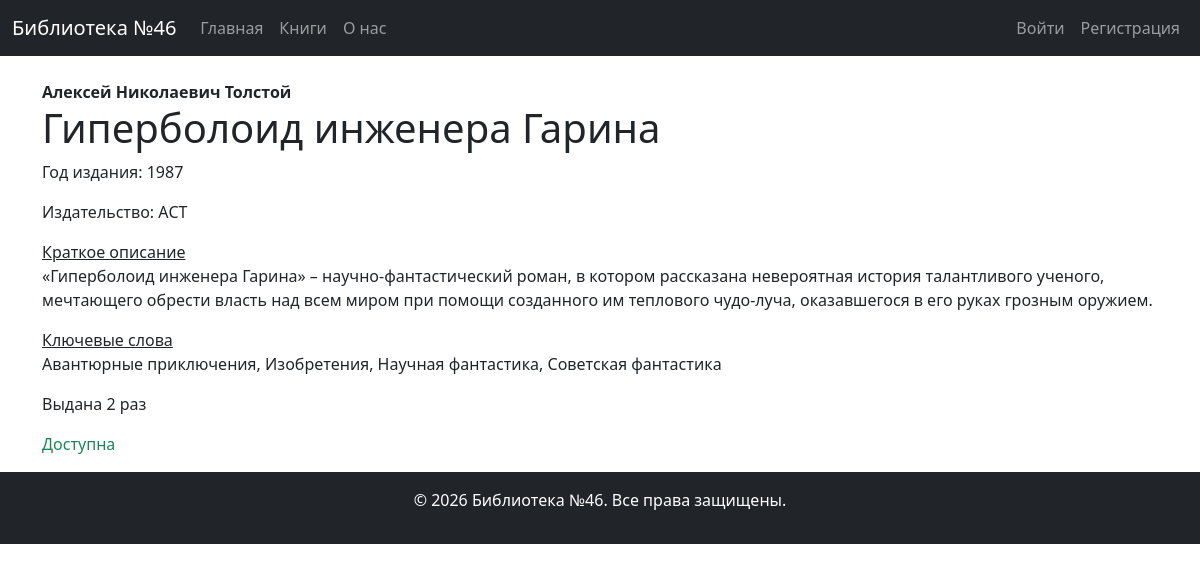
The page /book/6/ on the database as committed earlier.
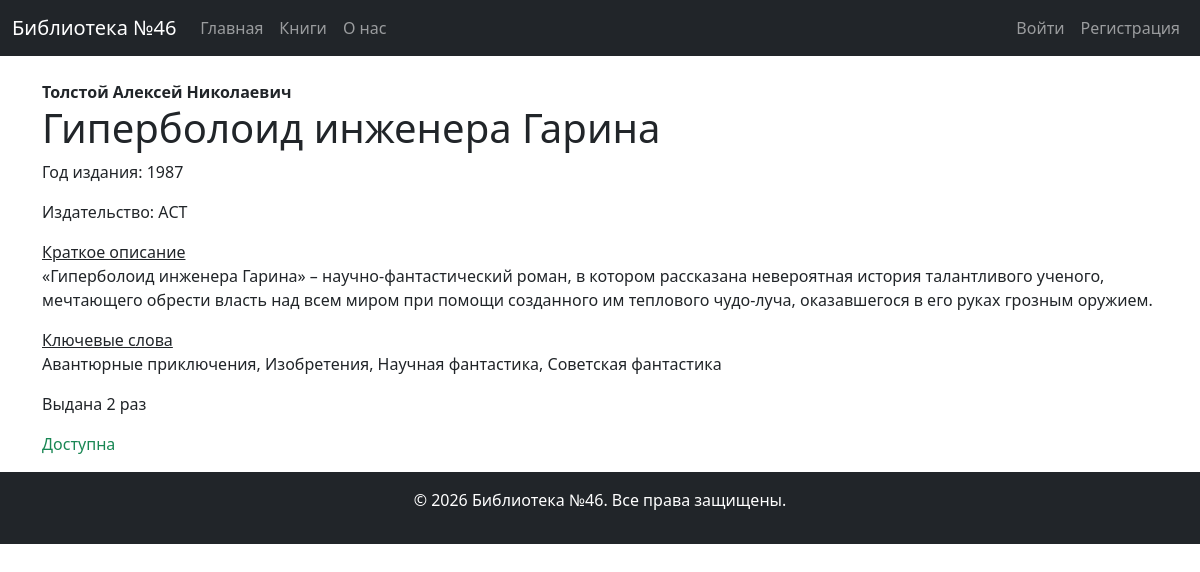
The same page on the database as committed later.
### lib_app/models.py (models this page shows, shortened)
class Book(models.Model):
    title = models.CharField(max_length=255)
    author = models.ForeignKey(
        Author,
        on_delete=models.SET_NULL,
        related_name='books',
        null=True,
        blank=True
    )
    publisher = models.ForeignKey(
        Publisher,
        on_delete=models.SET_NULL,
        related_name='books',
        null=True,
        blank=True
    )
    isbn = models.CharField(
        max_length=13,                                          # ISBN должен содержать ровно 13 цифр
        null=True,
        blank=True
    )
    year = models.PositiveIntegerField(
        null=True,
        blank=True,
        validators=[
            MinValueValidator(1),                               # Год должен быть ≥ 1
            MaxValueValidator(datetime.now().year)              # Не больше текущего года
        ]
    )
    short_description = models.TextField(
        default="",
        null=True,
        blank=True
    )
    key_words = models.TextField(
        default="",
        null=True,
        blank=True
    )
    available = models.BooleanField(default=True)               # доступна ли для выдачи
    times_of_issued = models.PositiveIntegerField(default=0)    # сколько раз выдана книга

class Author(models.Model):
    name = models.CharField(max_length=200)
    date_of_birth = models.DateField(null=True, blank=True)
    date_of_death = models.DateField(null=True, blank=True)
    def __str__(self):
        return self.name

class Publisher(models.Model):
    name = models.CharField(
        'Название издательства',
        max_length=64,
        unique=True
    )
    class Meta:
        verbose_name = 'Издательство'
        verbose_name_plural = 'Издательства'
    def __str__(self):
        return self.name

### lib_app/views.py (the view)
# urls.py: path('book/<int:pk>/', BookDetailView.as_view(), name='book_detail'),
class BookDetailView(DetailView):
    model = Book

### lib_app/templates/lib_app/book_detail.html (shortened to what this page needs)
{% extends "base.html" %}
{% block content %}
    <strong>{{ book.author }}</strong>
    <h1>{{ book.title }}</h1>
    {% if book.year %}
        <p>Год издания: {{ book.year }}</p>
    {% else %}
        <p>Год издания неизвестен</p>
    {% endif %}
    {% if book.publisher %}
        <p>Издательство: {{ book.publisher }}</p>
    {% endif %}
    {% if book.short_description %}
        <u>Краткое описание</u><p>{{ book.short_description }}</p>
    {% endif %}
    {% if book.key_words %}
        <u>Ключевые слова</u><p>{{ book.key_words }}</p>
    {% endif %}
    <p>Выдана {{ book.times_of_issued }} раз</p>
    {% if book.available %}
        <span class="text-success">
            <p>Доступна</p>
        </span>
    {% else %}
        <span class="text-danger">
            Выдана
        </span>
    {% endif %}
{% endblock %}

Rows that differ between the two databases and show on the page:
changed through a linked row, Book "Гиперболоид инженера Гарина": author "Алексей Николаевич Толстой" → "Толстой Алексей Николаевич"
